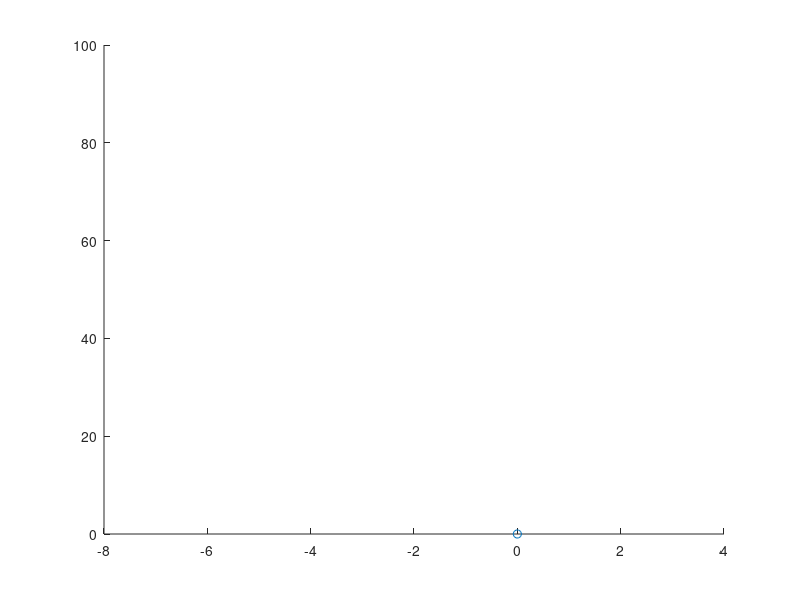

MATLAB code to generate this figure: (Note: this script raises an error after producing the figure.)
%%%%%%%%%%%%%%%%%%%%%%%%%%%%%%%%%%%%%%%%%%%%%%%%%%%%%%%%%%%%%%%%%%%%%%%%%%%%%%%%
%
% Simulation of distraction-aware planning for a 2D point mass.
%
%%%%%%%%%%%%%%%%%%%%%%%%%%%%%%%%%%%%%%%%%%%%%%%%%%%%%%%%%%%%%%%%%%%%%%%%%%%%%%%%


%% Parameters.
u_max = 4.0; % Maximum acceleration/deceleration (m/s/s).
max_velocity_delta = 5.0; % Maximum velocity change (m/s).
min_dist = 1.0; % Closest vehicles should ever get (m).
gif_output = 'out.gif';

%% Initial states (p = position, v = velocity).
ph0 = [60.0, -4.0];
vh0 = [-10.0, 0.0];

pr0 = [0.0, 0.0];
vr0 = [10.0, 0.0];

%% Time definition
dt = 0.1;
max_time = 5.0;
times = 0.0:dt:max_time;


%% Hardcode human trajectory and nominal robot trajectory as straight lines
% at constant speed.
% TODO! For now assuming just moving at initial velocity.
u_h = zeros(2, length(times));
half_T = floor(length(times) / 2);
k = 5;
u_h(2,half_T-k:half_T) = -1.0;
u_h(2,half_T+1:half_T+k*2+2) = 1.0;


%% Loop over time and figure out maximal T (time to potential unavoidable
% collision), and apply corresponding control.

ph = ph0; vh = vh0;
pr = pr0; vr = vr0;

fgh = figure();
axh = axes('Parent',fgh); 
scatter(ph(2), ph(1), 'ro');
scatter(pr(2), pr(1), 'bo');
axis([-8 4 0 100]);

for i=1:length(times)
  %t = times(i);
  % Compute time till states get close in x, y.
  p_rel = ph - pr; 
  vr_desired = vr0;

  if p_rel(1) >= 0
      [max_tx, ty] = compute_max_tx_ty(ph, vh, pr, vr, max_velocity_delta, ...
          min_dist, u_max);
      T = max(max_tx, ty);

      % Determine robot's ideal speed. This will either be the nominal
      % speed or it will mean slowing down as much as possible.
      % TODO! Make this max velocity change relative to last speed not
      % initial speed. That will help keep things dynamically feasible.
      if max_tx > ty
        vr_desired(1) = vr_desired(1) - max_velocity_delta;
      end
  end

  vh
  u_h(:,i)'
  vh = vh + u_h(:,i)' * dt;
  
  
  % Update human and robot states.
  ph = ph + vh * dt;
  pr = pr + vr_desired * dt;
  
  %vr_desired
  %vh0
  
  %ph
  % Plot/animate this over time.
  % TODO!
  pause(dt);
  hold all; 
  scatter(ph(2), ph(1), 'ro');
  scatter(pr(2), pr(1), 'bo');
  
  if ~isempty(gif_output)
    frame = getframe(fgh);
    im = frame2im(frame);
    [imind, cm] = rgb2ind(im, 256); 
    if i == 1
      imwrite(imind, cm, gif_output, 'gif', 'DelayTime', dt, 'LoopCount', inf);
    else
      imwrite(imind, cm, gif_output, 'gif', 'WriteMode', 'append', 'DelayTime', dt);
    end
  end
end

%% Utility function to compute max time to "collision" in x and y.
function [tx, ty] = compute_max_tx_ty(ph, vh, pr, vr, max_velocity_delta, ...
    min_dist, u_max)
  p_rel = ph - pr;
  v_rel = vh - vr;

  % Adjust v_rel in x-direction so as to maximize time to collision in x.
  v_rel(1) = v_rel(1) + max_velocity_delta;

  % Time till states get too close in x is either 0 (if already that close)
  % or something more complicated.
  tx = 0.0;
  if abs(p_rel(1)) > min_dist
    tx = (v_rel(1) / u_max) * sign(p_rel(1)) + ...
         sqrt(v_rel(1)*v_rel(1) + u_max * (abs(p_rel(1)) - min_dist)) / u_max;
  end

  % Same for time to get close in y.
  ty = 0.0;
  if abs(p_rel(2)) > min_dist
    ty = (v_rel(2) / u_max) * sign(p_rel(2)) + ...
         sqrt(v_rel(2)*v_rel(2) + u_max * (abs(p_rel(2)) - min_dist)) / u_max;
  end
  
  %tx
  %ty
end
